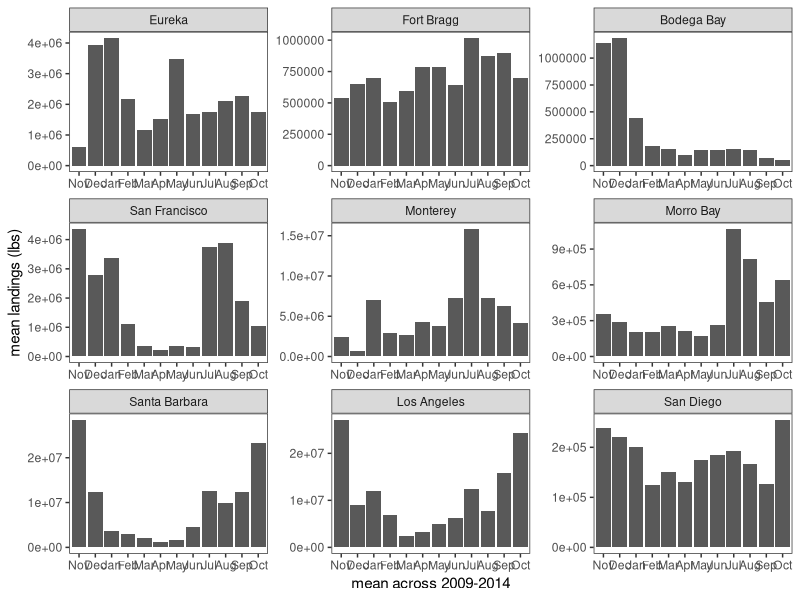
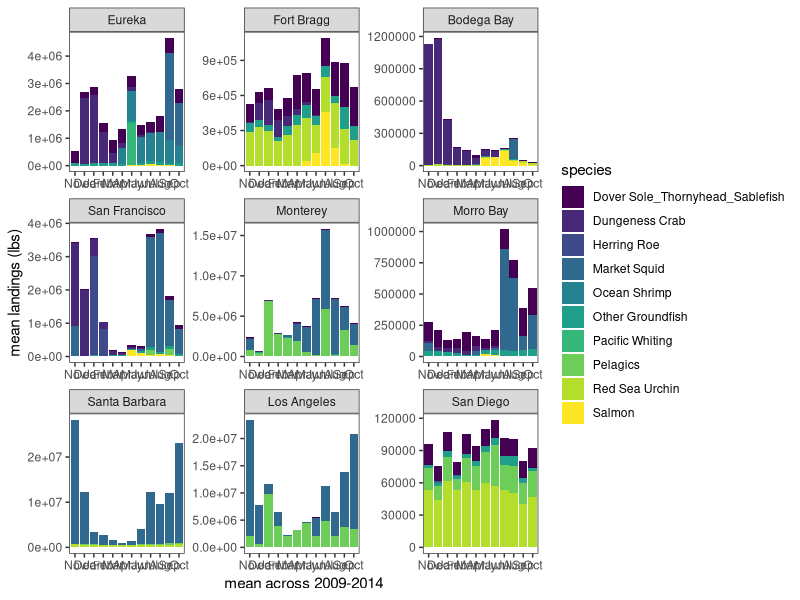
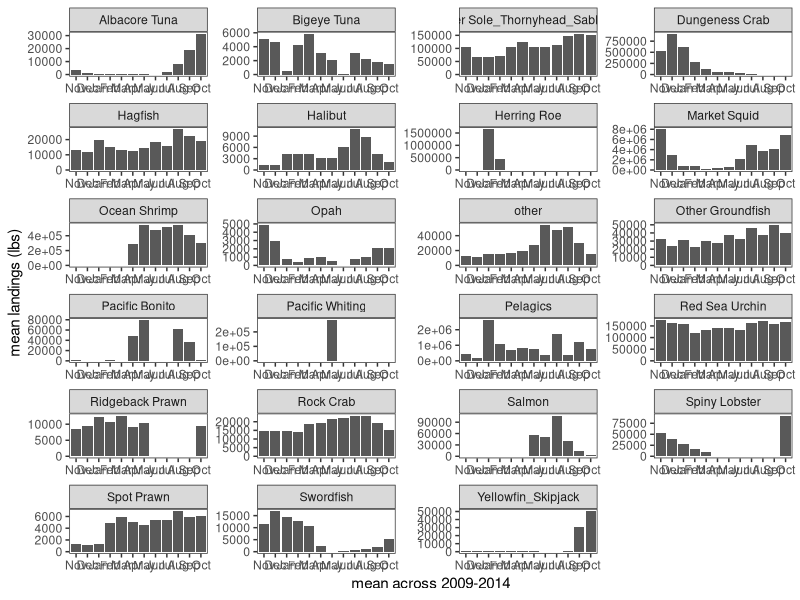
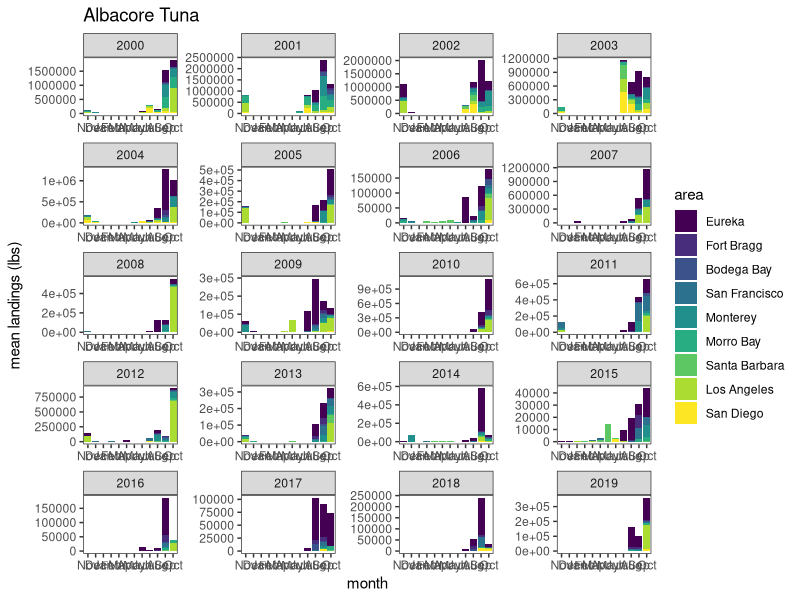
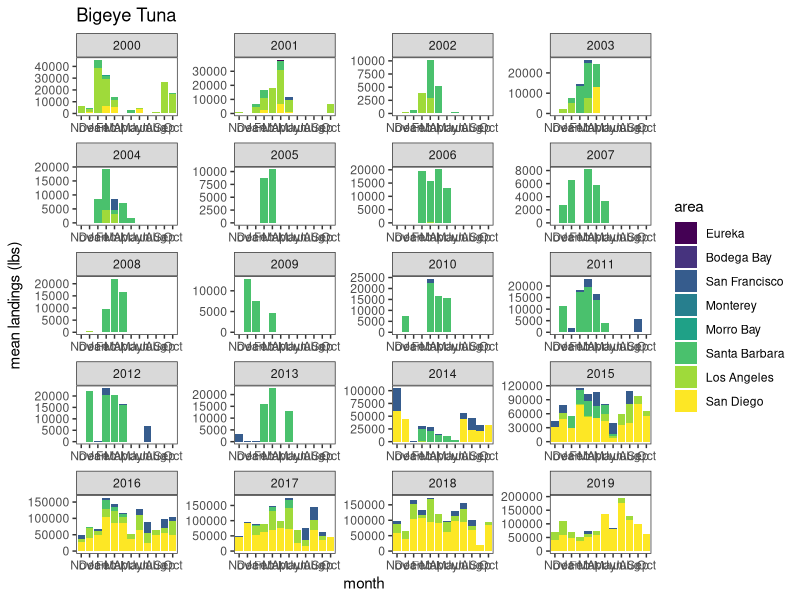
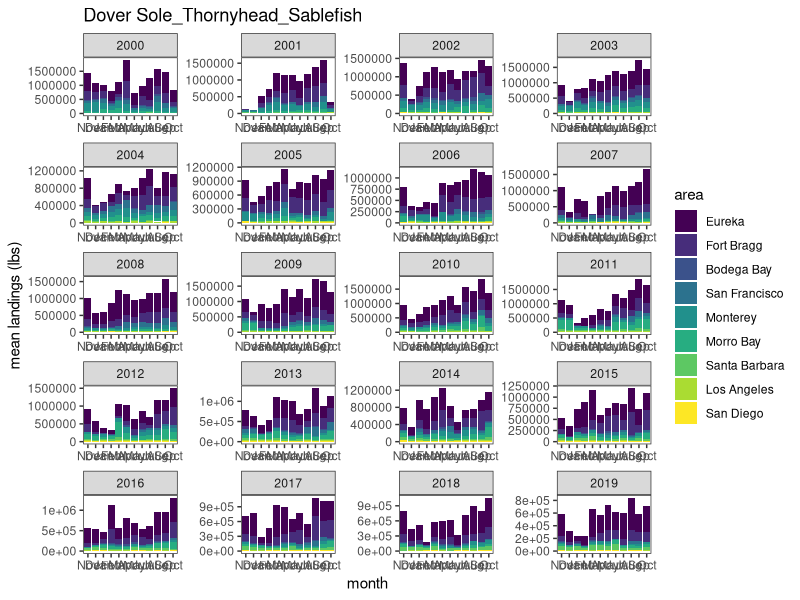
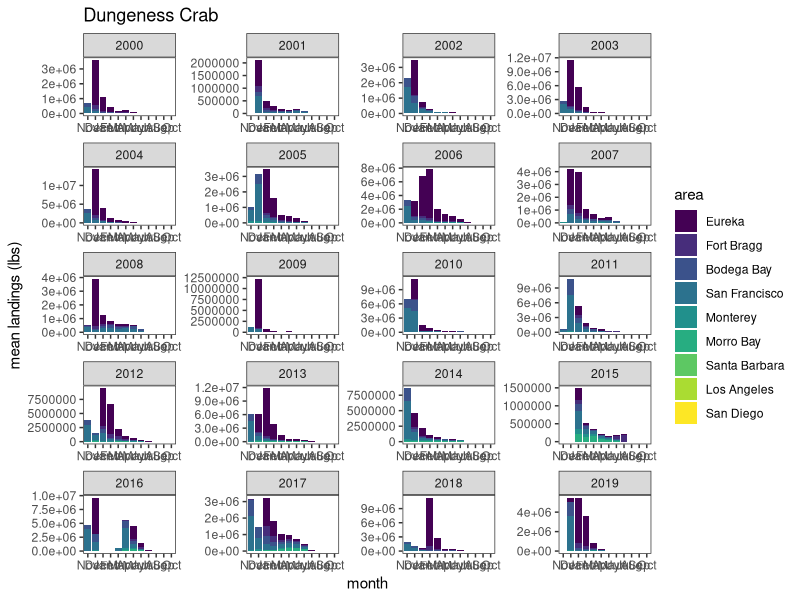
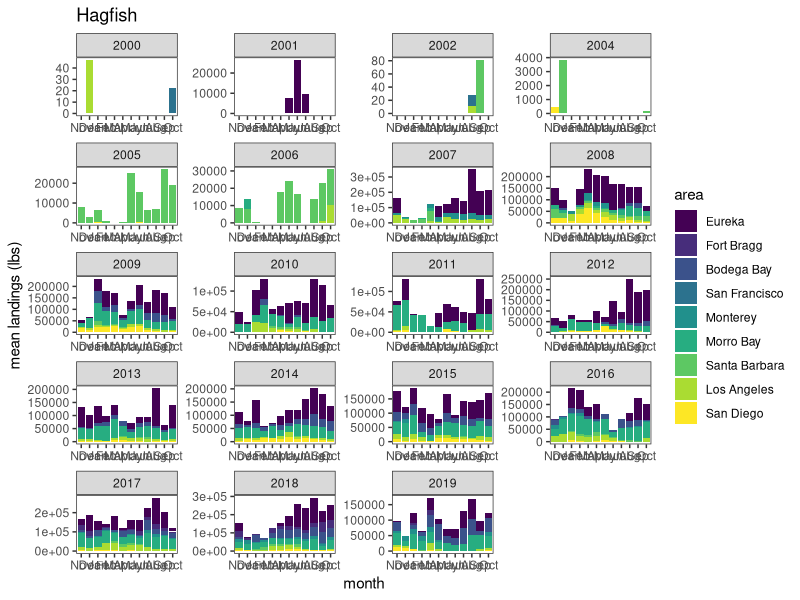

These charts were generated, in order, by the following R code:
# Analysis of the data from the nine areas within California, gathered from the
# California Department of Natural Resources, accessed here: 
# https://wildlife.ca.gov/Fishing/Commercial/Landings

library(stringr)
library(dplyr)
library(reshape2)
library(ggplot2)
library(viridis)


# Import datasets for all areas and for species of interest
all_areas <- read.csv("Data/DFW areas/all_areas.csv")
all_soi <- read.csv("Data/dfw_areas_all_soi.csv")
top_soi <- read.csv("Data/dfw_areas_top_soi.csv")


# Order of areas from North -> South
area_order <- c("Eureka", "Fort Bragg", "Bodega Bay", "San Francisco", 
                "Monterey", "Morro Bay", "Santa Barbara", "Los Angeles",
                "San Diego")

months_abbrev <- c("Jan", "Feb", "Mar", "Apr", "May", "Jun", "Jul", "Aug", 
                   "Sep", "Oct", "Nov", "Dec")


# All landings for the stable period ------------------------------------------
all_landings <- all_areas %>% group_by(area, year) %>% 
  summarize(across(January:Landings, sum))

all_stable <- all_landings %>% filter(between(year, 2009, 2014))
all_stable <- all_stable[, -2]  # remove year column

all_means <- all_stable %>%
  group_by(area) %>%
  summarize(across(January:Landings, mean))

colnames(all_means) <- c("species", months_abbrev)
all_means <- all_means[, c(1, 12, 13, 2:11)]  # Year starts in Nov.
all_means <- melt(all_means, id_vars = c("area"))
colnames(all_means) <- c("area", "month", "landings")
all_means$area <- factor(all_means$area, levels = area_order)

all_stable <- ggplot(all_means, aes(y = landings, x = month)) +
  geom_bar(stat = "identity") +
  ylab("mean landings (lbs)") + xlab("mean across 2009-2014") +
  theme_bw() +
  theme(panel.grid.major = element_blank(), panel.grid.minor = element_blank()) +
  facet_wrap(~area, ncol = 3, scale = "free")

ggsave(filename="DFW pdf data/Figures/all_landings_stable.pdf", all_stable,
       width=400, height=250, units="mm", dpi=300)


# Monthly averages over the stable period for the top species of interest -----
# Filter for 2009-2014
top_soi_stable <- top_soi %>% filter(between(year, 2009, 2014))

# Find monthly mean for each year
top_soi_stable <- top_soi_stable[, -15]  # remove year column
top_soi_stable$Species <- str_trim(top_soi_stable$Species, side = "both")  # Remove extra white spaces

top_soi_means <- top_soi_stable %>% 
  group_by(Species, area) %>% 
  summarize(across(January:Landings, mean))

top_soi_means <- top_soi_means[, -15]  # Remove total landings

colnames(top_soi_means) <- c("species", "area", months_abbrev)  # Update to abbreviated months

# Change column & row order to match analyses
top_soi_means <- top_soi_means[, c(1, 2, 13, 14, 3:12)]  # Year starts in Nov.
top_soi_means <- melt(top_soi_means, id_vars = c("area", "species"))
colnames(top_soi_means) <- c("species", "area", "month", "landings")
top_soi_means$area <- factor(top_soi_means$area, levels = area_order)

# Plot monthly means for stable period
monthly_areas_stable <- ggplot(top_soi_means, aes(y = landings, x = month, fill = species)) +
  geom_bar(position = "stack", stat = "identity") +
  ylab("mean landings (lbs)") + xlab("mean across 2009-2014") +
  theme_bw() +
  scale_fill_viridis(discrete = TRUE) +
  theme(panel.grid.major = element_blank(), panel.grid.minor = element_blank()) +
  facet_wrap(~area, ncol = 3, scale = "free")

ggsave(filename="DFW pdf data/Figures/area_monthly_landings_stable.pdf", monthly_areas_stable,
       width=400, height=250, units="mm", dpi=300)


# Overall monthly trends for species of interest across the stable period -----
all_soi_stable <- all_soi %>% filter(between(year, 2009, 2014))
overall_means <- all_soi_stable %>% 
  group_by(Species) %>% 
  summarize(across(January:Landings, mean))

# Reorder columns & remove total landings
colnames(overall_means) <- c("species", months_abbrev)
overall_means <- overall_means[, c(1, 12, 13, 2:11)]
overall_means <- melt(overall_means, id_vars = c("species"))
colnames(overall_means) <- c("species", "month", "landings")

monthly_stable <- ggplot(overall_means, aes(y = landings, x = month)) +
  geom_bar(position = "stack", stat = "identity") +
  ylab("mean landings (lbs)") + xlab("mean across 2009-2014") +
  theme_bw() +
  scale_fill_viridis(discrete = TRUE) +
  theme(panel.grid.major = element_blank(), panel.grid.minor = element_blank()) +
  facet_wrap(~species, ncol = 4, scale = "free")

ggsave(filename="DFW pdf data/Figures/monthly_species_stable.pdf", monthly_stable,
       width=400, height=300, units="mm", dpi=300)


# Yearly trends for species of interest ---------------------------------------
soi_plots <- all_soi[, -14]  # create new df for plots & remove total landings
soi_plots$area <- factor(soi_plots$area, levels = area_order)
colnames(soi_plots) <- c("species", months_abbrev, "year", "area")
soi_plots <- soi_plots[, c(1, 15, 14, 12, 13, 2:11)]
soi_plots$year <- as.factor(soi_plots$year)
soi_plots <- melt(soi_plots, id_vars = c("species", "area", "year"))
colnames(soi_plots) <- c("species", "area", "year", "month", "landings")

soi_fisheries <- levels(factor(soi_plots$species))

species_timeseries <- function(fishery) {
  df <- soi_plots %>% filter(species == fishery)
  
  plt <- ggplot(df, aes(x = month, y = landings, fill = area)) +
    geom_bar(position = "stack", stat = "identity") +
    ylab("mean landings (lbs)") +
    ggtitle(fishery) + 
    scale_fill_viridis(discrete = TRUE) +
    theme_bw() +
    theme(panel.grid.major = element_blank(), panel.grid.minor = element_blank()) +
    facet_wrap(~year, ncol = 4, scale = "free")
  
  ggsave(filename=paste("DFW pdf data/Figures/Species timeseries/", fishery, "_revenue.pdf", 
                        sep=""), 
         plot=plt, width=400, height=250, units="mm", dpi=300)
}

# Function call for each species ----------------------------------------------
for (s in soi_fisheries) {
  species_timeseries(s)
}
